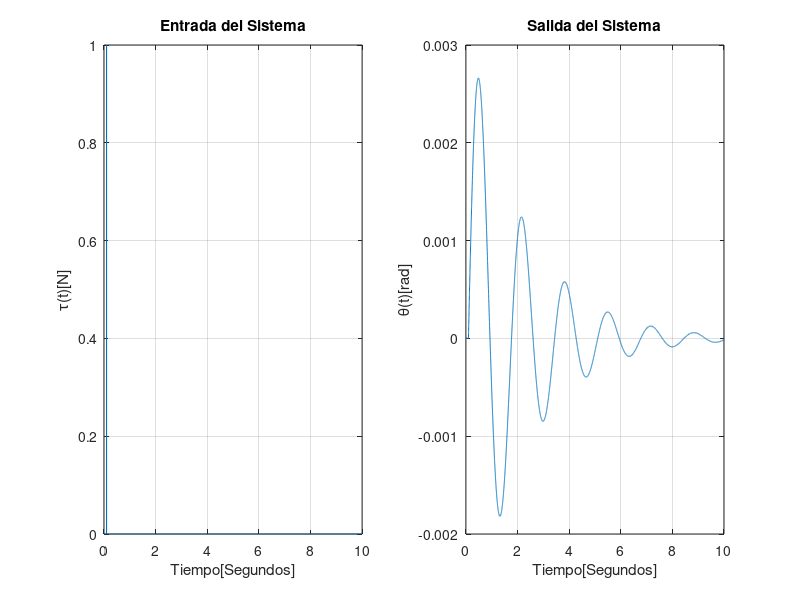

Recreate this plot in MATLAB.
clc;clear all;close all;
ti=0;tf=10;h=0.001;%tiempos de inializacion de la simulacion
t=ti:h:tf;%vector del tiempo
[m,n]=size(t);
%salida
y=zeros(n,m);
%Entrada
%u=t;%rampa unitaria
%u=ones(n,m);%escalon
%u=sin(2*pi*t);%senoidal
u=zeros(n,m);u(100,1)=1;%impulso
a0=14.379;a1=0.9;a2=1;alpha=12.04;%constantes del modelo dinamico
for k=3:n
    y(k)=(1/(a2/h^2+a1/h+a0))*(alpha*u(k)+(2*a2/h^2+a1/h)*y(k-1)-(a2/h^2)*y(k-2));
end
fig=figure();
subplot(1,2,1)
plot(t,u);title("Entrada del Sistema");xlabel('Tiempo[Segundos]');grid on;ylabel('\tau(t)[N]');
subplot(1,2,2)
plot(t,y);title("Salida del Sistema");
xlabel('Tiempo[Segundos]');grid on;ylabel('\theta(t)[rad]');